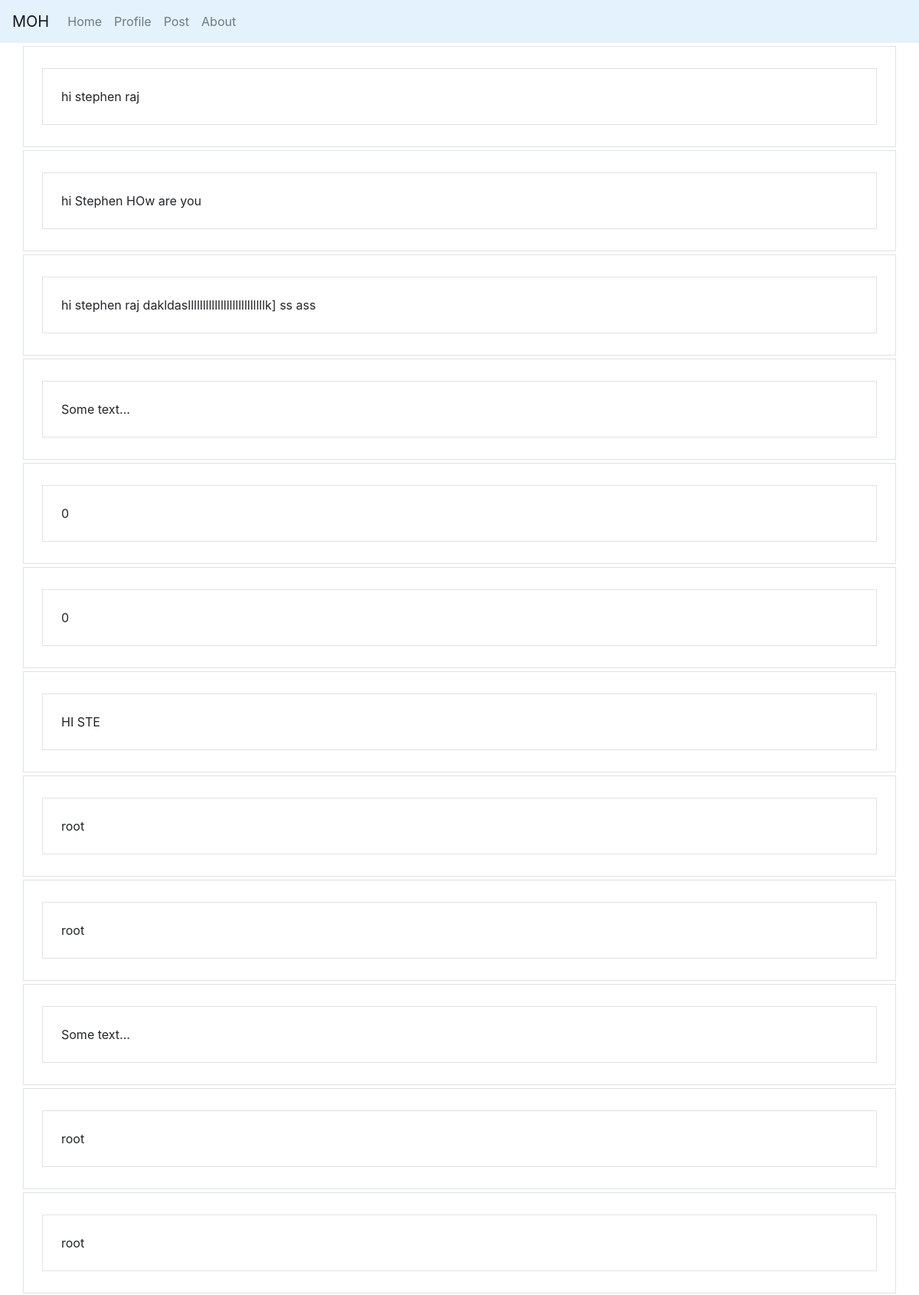
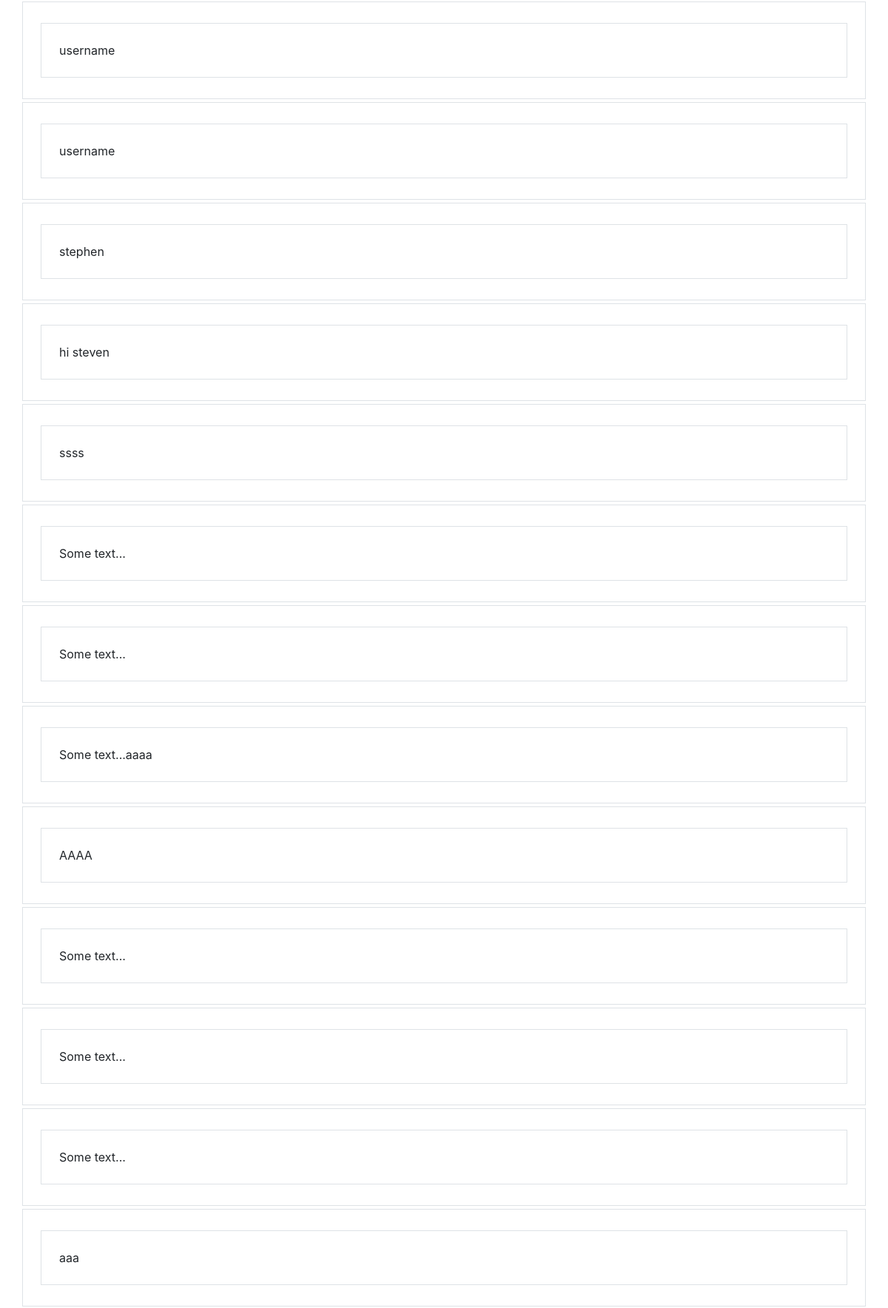
/postp.php (upper part), run on the app's committed database (2 pictures, top to bottom).
### tables this page shows
CREATE TABLE `notes` (
  `content` tinytext NOT NULL
);

### postp.php (the view, shortened to what this page needs)
<!DOCTYPE html>
<html >
  <head>
    <link rel="stylesheet" href="css\style2.css">
    <link rel="stylesheet" href="https://stackpath.bootstrapcdn.com/bootstrap/4.3.1/css/bootstrap.min.css">
  </head>
  </head>
  <body>
    <nav class="navbar navbar-expand-lg navbar-light" style="background-color: #e3f2fd;">
<a class="navbar-brand" href="#">MOH</a>
<div class="collapse navbar-collapse" id="navbarNavAltMarkup">
  <div class="navbar-nav">
    <a class="nav-item nav-link " href="home.php">Home</a>
    <a class="nav-item nav-link" href="profile.php">Profile</a>
    <a class="nav-item nav-link" href="#">Post</a>
    <a class="nav-item nav-link " href="about.php">About</a>
  </div>
</div>
</nav>
  <?php
  $servername="localhost";
  $user="root";
  $password="";
  $dbname="data";
  $conn=new mysqli($servername,$user,$password,$dbname);
  $sql="SELECT content from notes";
  $result = $conn->query($sql);
  ?>
  <?php
  if($result->num_rows>0)
  {
      while($row=$result->fetch_assoc())
      {
  ?>
<div class="container p-4 my-1 border">
  <div class="container p-4 my-1 border">
      <?php echo $row["content"]; ?></div>
      </div>
  <?php
  }
  }
  else
  {
      echo"";
  }
  ?>
  </body>
</html>

### css/style2.css (style rules this page uses)
body { overflow-x:hidden; }

### data on the page
notes: content "hi stephen raj"
notes: content "hi Stephen HOw are you"
notes: content "hi stephen raj dakldasllllllllllllllllllllllllllk] ss ass"
notes: content "Some text..."
notes: content "0"
notes: content "0"
notes: content "HI STE"
notes: content "root"
notes: content "root"
notes: content "Some text..."
notes: content "root"
notes: content "root"
notes: content "username"
notes: content "username"
notes: content "stephen"
notes: content "hi steven"
notes: content "ssss"
notes: content "Some text..."
notes: content "Some text..."
notes: content "Some text...aaaa"
notes: content "AAAA"
notes: content "Some text..."
notes: content "Some text..."
notes: content "Some text..."
notes: content "aaa"
